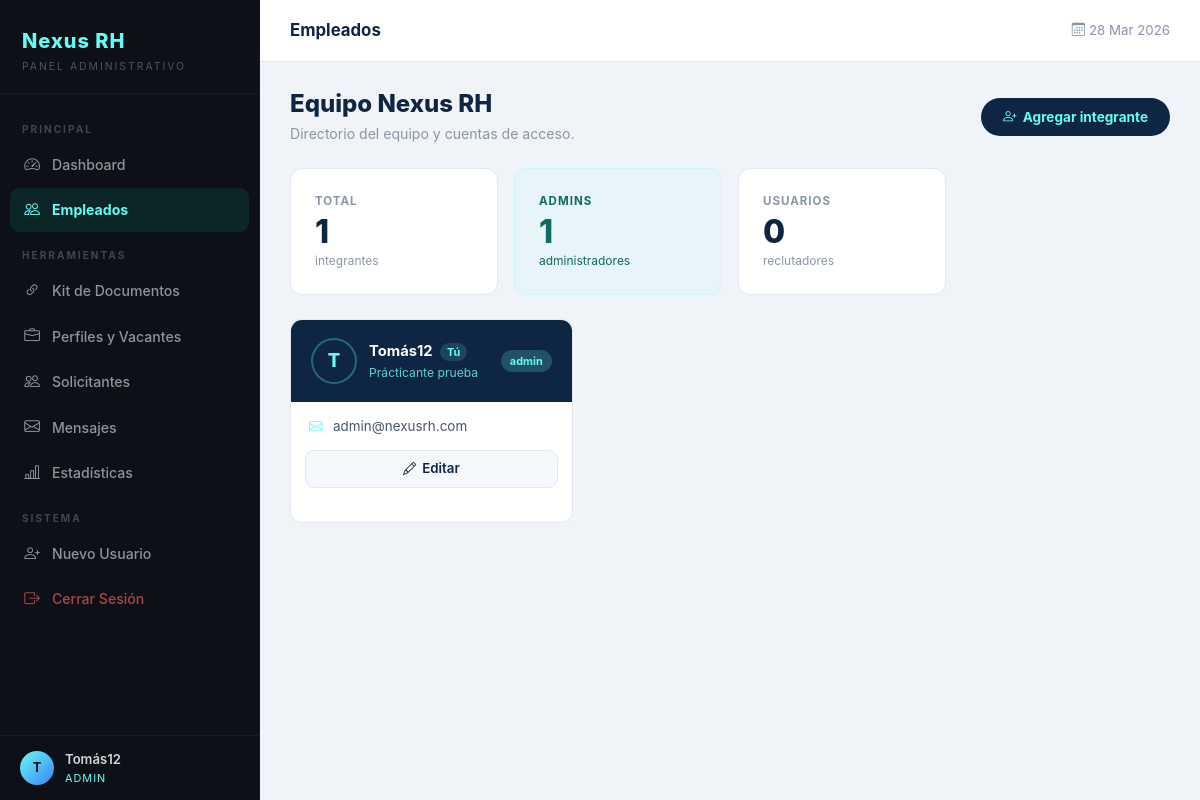
/panel/index.php?page=empleados (signed in), run on the app's committed database.
### tables this page shows
CREATE TABLE `usuarios` (
  `id` int(11) NOT NULL,
  `nombre` varchar(100) NOT NULL,
  `email` varchar(150) NOT NULL,
  `password` varchar(255) NOT NULL,
  `rol` enum('admin','usuario') DEFAULT 'usuario',
  `puesto` varchar(150) DEFAULT NULL,
  `telefono` varchar(30) DEFAULT NULL,
  `fecha_ingreso` date DEFAULT NULL,
  `notas` text DEFAULT NULL,
  `created_at` timestamp NOT NULL DEFAULT current_timestamp()
);

### pages/empleados.php (the view, shortened to what this page needs)
<?php
require_once("../sistema/conexion.php");
$es_admin = ($_SESSION['rol'] ?? '') === 'admin';
$vista    = $_GET['vista'] ?? 'lista';
$editando = null;
function colorAvatar($nombre) {
    $colores = ['#0f2544','#1a3a6e','#0f6b62','#1e8449','#922b21','#9a7d0a','#6c3483'];
    return $colores[ord($nombre[0] ?? 'A') % count($colores)];
}
?>
<div class="d-flex justify-content-between align-items-center mb-4">
    <div>
        <h4 style="font-weight:800;color:#0f2544;margin:0;">Equipo Nexus RH</h4>
        <p style="color:#8896a7;margin:4px 0 0;font-size:.88rem;">Directorio del equipo y cuentas de acceso.</p>
    </div>
    <?php if ($es_admin && $vista === 'lista'): ?>
    <a href="index.php?page=empleados&vista=nuevo"
       style="background:#0f2544;color:#66FCF1;border-radius:50px;padding:9px 22px;font-weight:700;font-size:.85rem;text-decoration:none;display:inline-flex;align-items:center;gap:6px;">
        <i class="bi bi-person-plus"></i> Agregar integrante
    </a>
    <?php endif; ?>
</div>
<?php
if (($vista === 'nuevo' || $vista === 'editar') && $es_admin):
    $e = $editando;
?>
<div class="panel-card">
    <div class="panel-card-header" style="background:#0f2544;">
        <h6 style="color:#66FCF1;font-weight:700;margin:0;">
            <i class="bi bi-person-badge me-2"></i>
            <?= $e ? 'Editar — ' . htmlspecialchars($e['nombre']) : 'Nuevo integrante' ?>
        </h6>
    </div>
    <div style="padding:28px;">
        <form method="POST">
            <input type="hidden" name="accion" value="<?= $e ? 'editar' : 'crear' ?>">
            <?php if ($e): ?><input type="hidden" name="uid" value="<?= $e['id'] ?>"><?php endif; ?>
            <div class="row g-3">
                <div class="col-md-6">
                    <label style="font-size:.8rem;font-weight:700;color:#0f2544;display:block;margin-bottom:5px;">Nombre completo *</label>
                    <input type="text" name="nombre" class="form-control" required
                           value="<?= htmlspecialchars($e['nombre'] ?? '') ?>"
                           placeholder="Ej. María González"
                           style="border-radius:9px;font-size:.88rem;border:1.5px solid #e2e8f0;">
                </div>
                <div class="col-md-6">
                    <label style="font-size:.8rem;font-weight:700;color:#0f2544;display:block;margin-bottom:5px;">Puesto</label>
                    <input type="text" name="puesto" class="form-control"
                           value="<?= htmlspecialchars($e['puesto'] ?? '') ?>"
                           placeholder="Ej. Reclutadora Senior"
                           style="border-radius:9px;font-size:.88rem;border:1.5px solid #e2e8f0;">
                </div>
                <div class="col-md-5">
                    <label style="font-size:.8rem;font-weight:700;color:#0f2544;display:block;margin-bottom:5px;">Email *</label>
                    <input type="email" name="email" class="form-control" required
                           value="<?= htmlspecialchars($e['email'] ?? '') ?>"
                           placeholder="correo@nexusrh.com"
                           style="border-radius:9px;font-size:.88rem;border:1.5px solid #e2e8f0;">
                </div>
                <div class="col-md-4">
                    <label style="font-size:.8rem;font-weight:700;color:#0f2544;display:block;margin-bottom:5px;">Teléfono</label>
                    <input type="text" name="telefono" class="form-control"
                           value="<?= htmlspecialchars($e['telefono'] ?? '') ?>"
                           placeholder="+52 81 ..."
                           style="border-radius:9px;font-size:.88rem;border:1.5px solid #e2e8f0;">
                </div>
                <div class="col-md-3">
                    <label style="font-size:.8rem;font-weight:700;color:#0f2544;display:block;margin-bottom:5px;">Fecha de ingreso</label>
                    <input type="date" name="fecha_ingreso" class="form-control"
                           value="<?= $e['fecha_ingreso'] ?? '' ?>"
                           style="border-radius:9px;font-size:.88rem;border:1.5px solid #e2e8f0;">
                </div>
                <div class="col-md-6">
                    <label style="font-size:.8rem;font-weight:700;color:#0f2544;display:block;margin-bottom:5px;">
                        <?= $e ? 'Nueva contraseña (vacío = no cambiar)' : 'Contraseña de acceso *' ?>
                    </label>
                    <input type="password" name="password" class="form-control"
                           <?= $e ? '' : 'required minlength="6"' ?>
                           placeholder="<?= $e ? 'Dejar vacío para no cambiar' : 'Mínimo 6 caracteres' ?>"
                           style="border-radius:9px;font-size:.88rem;border:1.5px solid #e2e8f0;">
                </div>
                <?php if ($e): ?>
                <div class="col-md-3">
                    <label style="font-size:.8rem;font-weight:700;color:#0f2544;display:block;margin-bottom:5px;">Rol</label>
                    <select name="rol" class="form-select" style="border-radius:9px;font-size:.88rem;border:1.5px solid #e2e8f0;">
                        <option value="usuario" <?= ($e['rol'] === 'usuario') ? 'selected' : '' ?>>Usuario</option>
                        <option value="admin"   <?= ($e['rol'] === 'admin')   ? 'selected' : '' ?>>Admin</option>
                    </select>
                </div>
                <?php endif; ?>
                <div class="col-12">
                    <label style="font-size:.8rem;font-weight:700;color:#0f2544;display:block;margin-bottom:5px;">Notas</label>
                    <textarea name="notas" class="form-control" rows="2"
                              placeholder="Información adicional..."
                              style="border-radius:9px;font-size:.88rem;border:1.5px solid #e2e8f0;resize:vertical;"><?= htmlspecialchars($e['notas'] ?? '') ?></textarea>
                </div>
            </div>
            <div style="display:flex;gap:10px;margin-top:20px;flex-wrap:wrap;">
                <button type="submit"
                        style="background:#0f2544;color:#66FCF1;border:none;border-radius:9px;padding:11px 28px;font-weight:700;font-size:.9rem;cursor:pointer;">
                    <i class="bi bi-check2 me-1"></i><?= $e ? 'Guardar cambios' : 'Agregar integrante' ?>
                </button>
                <a href="index.php?page=empleados"
                   style="background:#f4f7fb;color:#0f2544;border:1.5px solid #e2e8f0;border-radius:9px;padding:11px 22px;font-weight:600;font-size:.9rem;text-decoration:none;">
                    Cancelar
                </a>
            </div>
        </form>
        <?php if ($e && $e['id'] != $_SESSION['id']): ?>
        <form method="POST" style="margin-top:10px;"
              onsubmit="return confirm('¿Eliminar a <?= htmlspecialchars($e['nombre']) ?>? También se eliminará su acceso al sistema.')">
            <input type="hidden" name="accion" value="eliminar">
            <input type="hidden" name="uid"    value="<?= $e['id'] ?>">
            <button type="submit"
                    style="background:rgba(220,53,69,.1);color:#dc3545;border:1px solid rgba(220,53,69,.2);border-radius:9px;padding:11px 20px;font-weight:600;font-size:.9rem;cursor:pointer;">
                <i class="bi bi-trash"></i> Eliminar
            </button>
        </form>
        <?php endif; ?>
    </div>
</div>
<?php
else:
    $equipo  = $conexion->query("SELECT * FROM usuarios ORDER BY rol DESC, nombre ASC");
    $total   = $equipo ? $equipo->num_rows : 0;
    $admins  = (int)$conexion->query("SELECT COUNT(*) as c FROM usuarios WHERE rol='admin'")->fetch_assoc()['c'];
    $usuarios = $total - $admins;
?>
<div class="row g-3 mb-4">
    <div class="col-6 col-md-3">
        <div class="stat-card">
            <div style="font-size:.72rem;font-weight:700;color:#8896a7;text-transform:uppercase;letter-spacing:1px;margin-bottom:6px;">Total</div>
            <div style="font-size:2rem;font-weight:800;color:#0f2544;line-height:1;"><?= $total ?></div>
            <div style="font-size:.75rem;color:#8896a7;margin-top:4px;">integrantes</div>
        </div>
    </div>
    <div class="col-6 col-md-3">
        <div class="stat-card" style="background:rgba(102,252,241,.06);border:1.5px solid rgba(102,252,241,.2);">
            <div style="font-size:.72rem;font-weight:700;color:#0f6b62;text-transform:uppercase;letter-spacing:1px;margin-bottom:6px;">Admins</div>
            <div style="font-size:2rem;font-weight:800;color:#0f6b62;line-height:1;"><?= $admins ?></div>
            <div style="font-size:.75rem;color:#0f6b62;margin-top:4px;">administradores</div>
        </div>
    </div>
    <div class="col-6 col-md-3">
        <div class="stat-card">
            <div style="font-size:.72rem;font-weight:700;color:#8896a7;text-transform:uppercase;letter-spacing:1px;margin-bottom:6px;">Usuarios</div>
            <div style="font-size:2rem;font-weight:800;color:#0f2544;line-height:1;"><?= $usuarios ?></div>
            <div style="font-size:.75rem;color:#8896a7;margin-top:4px;">reclutadores</div>
        </div>
    </div>
</div>
<?php if ($equipo && $equipo->num_rows > 0): ?>
<div class="row g-3">
    <?php while ($emp = $equipo->fetch_assoc()):
        $inicial = strtoupper(substr($emp['nombre'], 0, 1));
        $color   = colorAvatar($emp['nombre']);
        $es_yo   = $emp['id'] == $_SESSION['id'];
    ?>
    <div class="col-md-6 col-lg-4">
        <div class="panel-card h-100">
            <div style="background:#0f2544;padding:18px 20px;display:flex;align-items:center;gap:12px;">
                <div style="width:46px;height:46px;background:<?= $color ?>;border:2px solid rgba(102,252,241,.3);border-radius:50%;display:flex;align-items:center;justify-content:center;font-weight:800;font-size:1.15rem;color:#66FCF1;flex-shrink:0;">
                    <?= $inicial ?>
                </div>
                <div style="overflow:hidden;flex:1;">
                    <div style="font-weight:700;color:#fff;font-size:.92rem;white-space:nowrap;overflow:hidden;text-overflow:ellipsis;">
                        <?= htmlspecialchars($emp['nombre']) ?>
                        <?php if ($es_yo): ?>
                        <span style="font-size:.68rem;background:rgba(102,252,241,.15);color:#66FCF1;padding:2px 7px;border-radius:50px;margin-left:4px;">Tú</span>
                        <?php endif; ?>
                    </div>
                    <div style="font-size:.76rem;color:#66FCF1;opacity:.8;margin-top:2px;">
                        <?= htmlspecialchars($emp['puesto'] ?? ($emp['rol'] === 'admin' ? 'Administrador' : 'Reclutador')) ?>
                    </div>
                </div>
                <span style="font-size:.68rem;padding:3px 9px;border-radius:50px;font-weight:700;flex-shrink:0;
                      background:<?= $emp['rol'] === 'admin' ? 'rgba(102,252,241,.2)' : 'rgba(255,255,255,.1)' ?>;
                      color:<?= $emp['rol'] === 'admin' ? '#66FCF1' : 'rgba(255,255,255,.6)' ?>;">
                    <?= $emp['rol'] ?>
                </span>
            </div>
            <div style="padding:14px 18px;display:flex;flex-direction:column;gap:7px;">
                <div style="display:flex;align-items:center;gap:8px;font-size:.84rem;color:#4a5568;">
                    <i class="bi bi-envelope" style="color:#66FCF1;width:16px;flex-shrink:0;"></i>
                    <span style="overflow:hidden;text-overflow:ellipsis;white-space:nowrap;"><?= htmlspecialchars($emp['email']) ?></span>
                </div>
            </div>
            <?php if ($es_admin): ?>
            <div style="padding:0 14px 14px;">
                <a href="index.php?page=empleados&vista=editar&id=<?= $emp['id'] ?>"
                   style="display:flex;align-items:center;justify-content:center;gap:6px;background:#f4f7fb;color:#0f2544;border:1.5px solid #e2e8f0;border-radius:9px;padding:8px;font-weight:600;font-size:.83rem;text-decoration:none;transition:.2s;"
                   onmouseover="this.style.borderColor='#0f2544'" onmouseout="this.style.borderColor='#e2e8f0'">
                    <i class="bi bi-pencil"></i> Editar
                </a>
            </div>
            <?php endif; ?>
        </div>
    </div>
    <?php endwhile; ?>
</div>
<?php endif; ?>
<?php endif; ?>

### css/style.css (style rules this page uses)
:root { --dark: #0d1117; --navy: #0f2544; --header: #1f2833; --accent: #66FCF1; --accent2: #3b82f6; --green: #00c8a0; --light: #f4f7fb; --white: #ffffff; --gray: #8896a7; --border: #e2e8f0; --shadow: 0 4px 24px rgba(0,0,0,0.08); --radius: 12px; }
* { margin: 0; padding: 0; box-sizing: border-box; }
html { scroll-behavior: smooth; }
body { font-family: -apple-system, BlinkMacSystemFont, 'Segoe UI', Roboto, sans-serif; color: #1a2640; background: var(--white); }
.stat-card { background: var(--white); border-radius: var(--radius); padding: 24px; border: 1px solid var(--border); transition: box-shadow 0.2s; }
.panel-body { display: flex; min-height: 100vh; background: #f0f4f9; }
.panel-card { background: var(--white); border-radius: var(--radius); border: 1px solid var(--border); overflow: hidden; margin-bottom: 20px; }

### data on the page
usuarios: nombre "T", nombre "Tomás12", shows "Tú", puesto "Prácticante prueba", rol "admin", email "admin@nexusrh.com"

### other printed values
substr($_SESSION['nombre'] ?? 'U', 0, 1) "T"
$_SESSION['nombre'] "Tomás12"
$_SESSION['rol'] "ADMIN"
$pageTitle "Empleados"
$total "1"
$admins "1"
$usuarios "0"
